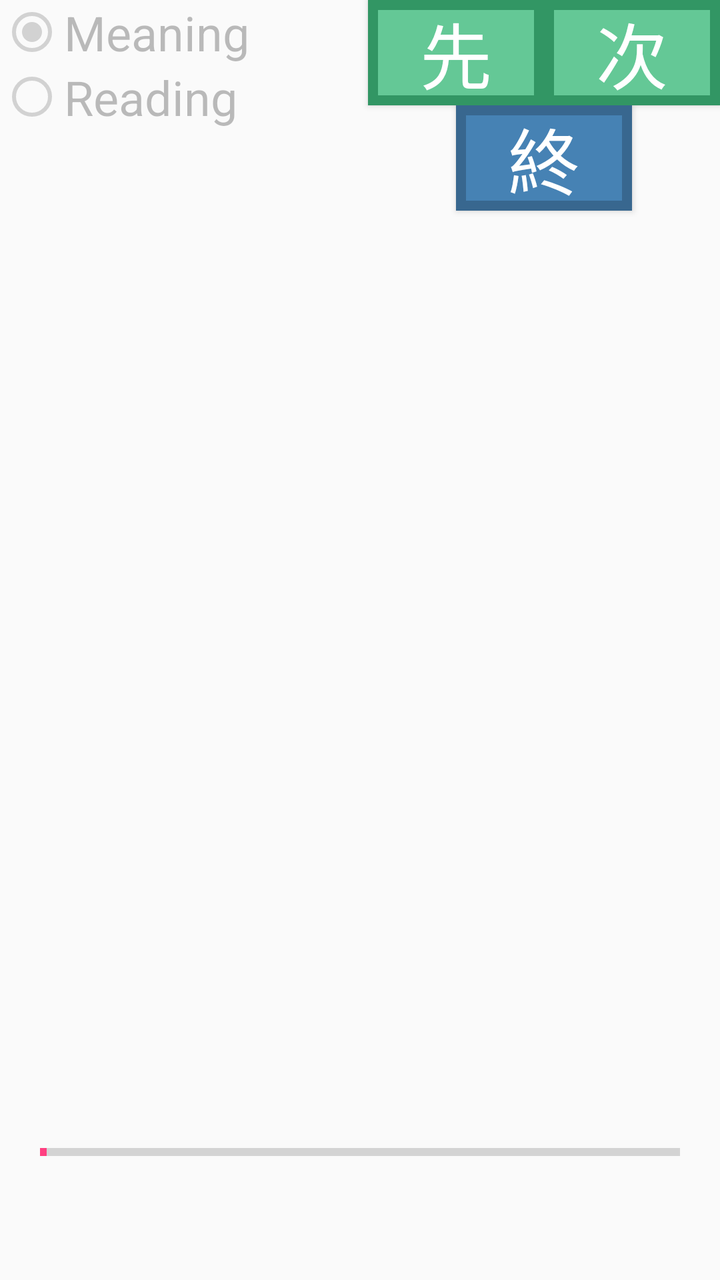
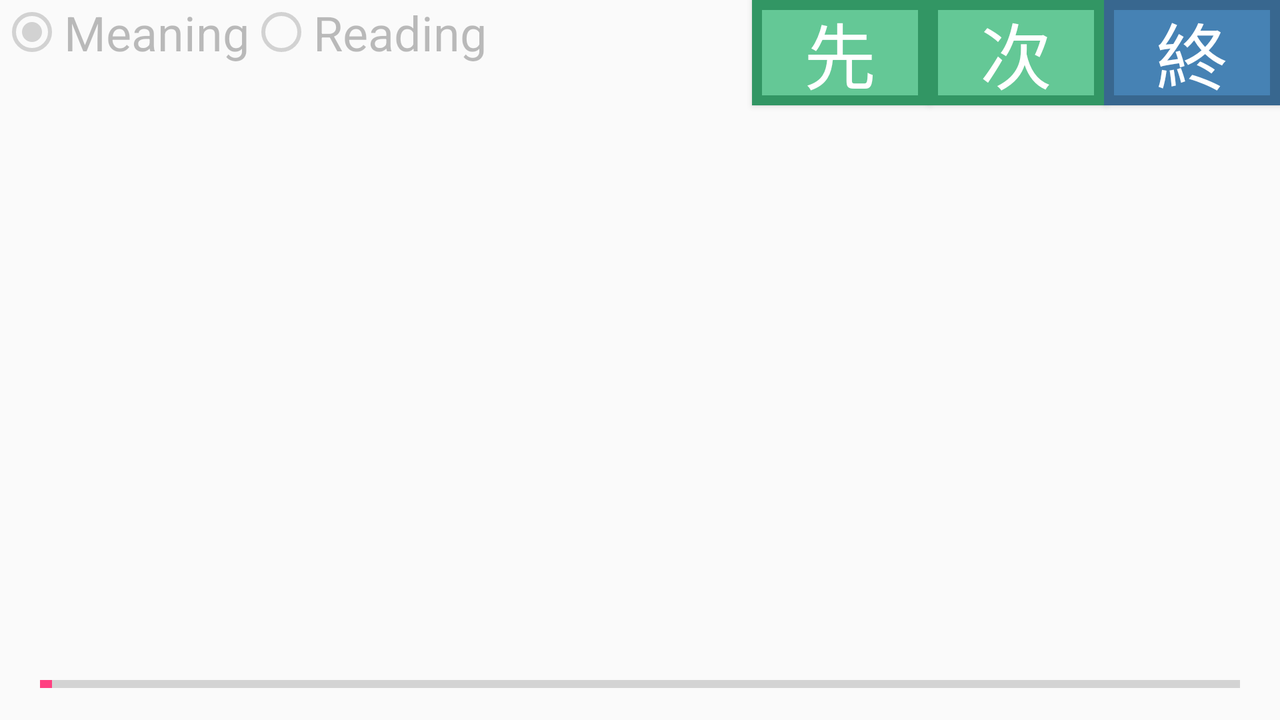

One screen, two layout resources from the same app: the default and the repository's alternative for another configuration. Each is rendered where Android would select it; the XML of both is given below.
<!-- AndroidManifest.xml: application theme AppTheme -->
<!-- res/layout/fragment_genki_shiken.xml -->
<?xml version="1.0" encoding="utf-8"?>
<android.support.constraint.ConstraintLayout
    xmlns:android="http://schemas.android.com/apk/res/android"
    xmlns:app="http://schemas.android.com/apk/res-auto"
    xmlns:tools="http://schemas.android.com/tools"
    android:layout_width="match_parent"
    android:layout_height="match_parent">

    <RadioGroup
        android:id="@+id/rg_lesson_focus"
        android:layout_width="wrap_content"
        android:layout_height="wrap_content"
        android:orientation="vertical"
        app:layout_constraintLeft_toLeftOf="parent"
        app:layout_constraintTop_toTopOf="parent">

        <RadioButton
            android:id="@+id/rb_meaning"
            android:layout_width="wrap_content"
            android:layout_height="wrap_content"
            android:checked="true"
            android:enabled="false"
            android:text="@string/question_meaning"
            android:textSize="24sp"/>

        <RadioButton
            android:id="@+id/rb_reading"
            android:layout_width="wrap_content"
            android:layout_height="wrap_content"
            android:enabled="false"
            android:text="@string/question_reading"
            android:textSize="24sp"/>
    </RadioGroup>

    <Button
        android:id="@+id/bt_prev"
        style="@style/button_text"
        android:layout_width="wrap_content"
        android:layout_height="wrap_content"
        android:background="@drawable/next_prev"
        android:text="@string/prev_button_label"
        app:layout_constraintRight_toLeftOf="@+id/bt_next"
        app:layout_constraintTop_toTopOf="parent"/>

    <Button
        android:id="@+id/bt_next"
        style="@style/button_text"
        android:layout_width="wrap_content"
        android:layout_height="wrap_content"
        android:background="@drawable/next_prev"
        android:text="@string/next_button_label"
        app:layout_constraintRight_toRightOf="parent"
        app:layout_constraintTop_toTopOf="parent"/>

    <Button
        android:id="@+id/bt_finish"
        style="@style/button_text"
        android:layout_width="wrap_content"
        android:layout_height="wrap_content"
        android:background="@drawable/finish"
        android:text="@string/finish_button_label"
        app:layout_constraintLeft_toLeftOf="@+id/bt_prev"
        app:layout_constraintRight_toRightOf="parent"
        app:layout_constraintTop_toBottomOf="@+id/bt_next"/>

    <android.support.constraint.Guideline
        android:id="@+id/guideline_top_third"
        android:layout_width="wrap_content"
        android:layout_height="wrap_content"
        android:orientation="horizontal"
        app:layout_constraintGuide_percent="0.33"
        tools:layout_editor_absoluteY="169dp"
        tools:layout_editor_absoluteX="0dp"/>

    <include
        layout="@layout/recycler_view"
        android:layout_width="0dp"
        android:layout_height="0dp"
        app:layout_constraintBottom_toTopOf="@+id/guideline_bottom_fifth"
        app:layout_constraintLeft_toLeftOf="parent"
        app:layout_constraintRight_toRightOf="parent"
        app:layout_constraintTop_toTopOf="@+id/guideline_top_third"/>

    <include
        layout="@layout/results_card"
        android:layout_width="0dp"
        android:layout_height="0dp"
        android:visibility="gone"
        app:layout_constraintBottom_toTopOf="@+id/guideline_bottom_fifth"
        app:layout_constraintLeft_toLeftOf="parent"
        app:layout_constraintRight_toRightOf="parent"
        app:layout_constraintTop_toTopOf="@+id/guideline_top_third"/>

    <android.support.constraint.Guideline
        android:id="@+id/guideline_bottom_fifth"
        android:layout_width="wrap_content"
        android:layout_height="wrap_content"
        android:orientation="horizontal"
        app:layout_constraintGuide_percent="0.8"
        tools:layout_editor_absoluteY="409dp"
        tools:layout_editor_absoluteX="0dp"/>

    <include
        layout="@layout/progress_bar"
        android:layout_width="0dp"
        android:layout_height="wrap_content"
        app:layout_constraintBottom_toBottomOf="parent"
        app:layout_constraintLeft_toLeftOf="parent"
        app:layout_constraintRight_toRightOf="parent"
        app:layout_constraintTop_toTopOf="@+id/guideline_bottom_fifth"/>

</android.support.constraint.ConstraintLayout>
<!-- res/layout/recycler_view.xml (included above) -->
<?xml version="1.0" encoding="utf-8"?>
<android.support.v7.widget.RecyclerView
    xmlns:android="http://schemas.android.com/apk/res/android"
    android:id="@+id/fragment_genkishiken_recycler_view"
    android:layout_width="match_parent"
    android:layout_height="match_parent"
    android:gravity="center"/>
<!-- res/layout/results_card.xml (included above) -->
<?xml version="1.0" encoding="utf-8"?>
<android.support.v7.widget.CardView
    xmlns:android="http://schemas.android.com/apk/res/android"
    xmlns:app="http://schemas.android.com/apk/res-auto"
    xmlns:tools="http://schemas.android.com/tools"
    android:id="@+id/cv_results"
    android:layout_width="match_parent"
    android:layout_height="match_parent"
    android:layout_margin="10dp"
    android:background="@drawable/card"
    android:clickable="true"
    android:elevation="@dimen/cardview_default_elevation"
    android:minHeight="100dp"
    android:minWidth="100dp"
    app:cardCornerRadius="20dp">

    <android.support.constraint.ConstraintLayout
        android:id="@+id/cl_question"
        android:layout_width="match_parent"
        android:layout_height="match_parent">

        <TextView
            android:id="@+id/tv_results"
            style="@style/question_text"
            android:layout_width="wrap_content"
            android:layout_height="wrap_content"
            android:gravity="center"
            app:layout_constraintBottom_toTopOf="@+id/bt_restart"
            app:layout_constraintLeft_toLeftOf="parent"
            app:layout_constraintRight_toRightOf="parent"
            app:layout_constraintTop_toTopOf="parent"
            app:layout_constraintVertical_chainStyle="packed"
            tools:text="100 out of 100"/>

        <Button
            android:id="@+id/bt_restart"
            android:layout_width="wrap_content"
            android:layout_height="wrap_content"
            android:text="@string/restart_button_label"
            android:textSize="32sp"
            app:layout_constraintBottom_toBottomOf="parent"
            app:layout_constraintLeft_toLeftOf="parent"
            app:layout_constraintRight_toRightOf="parent"
            app:layout_constraintTop_toBottomOf="@+id/tv_results"
            />

    </android.support.constraint.ConstraintLayout>
</android.support.v7.widget.CardView>
<!-- res/layout/progress_bar.xml (included above) -->
<?xml version="1.0" encoding="utf-8"?>
<ProgressBar
    xmlns:android="http://schemas.android.com/apk/res/android"
    xmlns:app="http://schemas.android.com/apk/res-auto"
    xmlns:tools="http://schemas.android.com/tools"
    android:id="@+id/pb_question_progress"
    style="?android:attr/progressBarStyleHorizontal"
    android:layout_width="match_parent"
    android:layout_height="wrap_content"
    android:indeterminate="false"
    android:padding="20dp"
    android:progress="1"
    />
<!-- resources referenced by this layout -->
<resources>
  <!-- drawable card (drawable) -->
  <?xml version="1.0" encoding="UTF-8"?>
  <shape xmlns:android="http://schemas.android.com/apk/res/android">
      <solid android:color="@color/slide_main"/>
      <stroke
          android:width="10dp"
          android:color="@color/slide_border"/>
  </shape>
  <!-- drawable finish (drawable) -->
  <?xml version="1.0" encoding="utf-8"?>
  <selector xmlns:android="http://schemas.android.com/apk/res/android">
  
      <item android:state_enabled="false">
          <shape>
              <solid android:color="@color/finish_bt_disabled"/>
              <stroke
                  android:width="5dp"
                  android:color="@color/finish_bt_border_disabled"/>
          </shape>
      </item>
  
      <item android:state_pressed="true">
          <shape>
              <solid android:color="@color/finish_bt_pressed"/>
              <stroke
                  android:width="5dp"
                  android:color="@color/finish_bt_border"/>
          </shape>
      </item>
  
      
      <item>
          <shape>
              <solid android:color="@color/finish_bt_main"/>
              <stroke
                  android:width="5dp"
                  android:color="@color/finish_bt_border"/>
          </shape>
      </item>
  </selector>
  <string name="finish_button_label">終</string>
  <string name="next_button_label">次</string>
  <string name="prev_button_label">先</string>
  <string name="question_meaning">Meaning</string>
  <string name="question_reading">Reading</string>
  <string name="restart_button_label">再</string>
  <style name="button_text" parent="AppTheme">
          <item name="android:textSize">36sp</item>
          <item name="android:textColor">@color/navigation_bt_text</item>
      </style>
  <style name="question_text" parent="AppTheme">
          <item name="android:textSize">72sp</item>
      </style>
  <style name="AppTheme" parent="Theme.AppCompat.Light.DarkActionBar">
          
          <item name="colorPrimary">@color/colorPrimary</item>
          <item name="colorPrimaryDark">@color/colorPrimaryDark</item>
          <item name="colorAccent">@color/colorAccent</item>
          <item name="preferenceTheme">@style/PreferenceThemeOverlay</item>
      </style>
  <color name="slide_main">#C85064</color>
  <color name="slide_border">#961E32</color>
  <color name="finish_bt_disabled">#4D4682B4</color>
  <color name="finish_bt_border_disabled">#4D38678F</color>
  <color name="finish_bt_pressed">@color/finish_bt_border</color>
  <color name="finish_bt_border">#38678F</color>
  <color name="finish_bt_main">#4682B4</color>
  <color name="next_and_prev_bt_disabled">#4D64C896</color>
  <color name="next_and_prev_bt_border_disabled">#4D329664</color>
  <color name="next_and_prev_bt_pressed">@color/next_and_prev_bt_border</color>
  <color name="next_and_prev_bt_border">#329664</color>
  <color name="next_and_prev_bt_main">#64C896</color>
  <color name="navigation_bt_text">@android:color/white</color>
  <color name="colorPrimary">#3F51B5</color>
  <color name="colorPrimaryDark">#303F9F</color>
  <color name="colorAccent">#FF4081</color>
</resources>
<!-- res/layout-land/fragment_genki_shiken.xml (the repository's variant of the layout above) -->
<!-- drawn on the phone turned sideways -->
<?xml version="1.0" encoding="utf-8"?>
<android.support.constraint.ConstraintLayout
    xmlns:android="http://schemas.android.com/apk/res/android"
    xmlns:app="http://schemas.android.com/apk/res-auto"
    xmlns:tools="http://schemas.android.com/tools"
    android:layout_width="match_parent"
    android:layout_height="match_parent">

    <RadioGroup
        android:id="@+id/rg_lesson_focus"
        android:layout_width="wrap_content"
        android:layout_height="wrap_content"
        android:orientation="horizontal"
        app:layout_constraintLeft_toLeftOf="parent"
        app:layout_constraintTop_toTopOf="parent">

        <RadioButton
            android:id="@+id/rb_meaning"
            android:layout_width="wrap_content"
            android:layout_height="wrap_content"
            android:checked="true"
            android:enabled="false"
            android:text="@string/question_meaning"
            android:textSize="24sp"/>

        <RadioButton
            android:id="@+id/rb_reading"
            android:layout_width="wrap_content"
            android:layout_height="wrap_content"
            android:enabled="false"
            android:text="@string/question_reading"
            android:textSize="24sp"/>
    </RadioGroup>

    <Button
        android:id="@+id/bt_prev"
        style="@style/button_text"
        android:layout_width="wrap_content"
        android:layout_height="wrap_content"
        android:background="@drawable/next_prev"
        android:text="@string/prev_button_label"
        app:layout_constraintRight_toLeftOf="@+id/bt_next"
        app:layout_constraintVertical_chainStyle="packed"
        tools:layout_editor_absoluteY="0dp"/>

    <Button
        android:id="@+id/bt_next"
        style="@style/button_text"
        android:layout_width="wrap_content"
        android:layout_height="wrap_content"
        android:background="@drawable/next_prev"
        android:text="@string/next_button_label"
        app:layout_constraintRight_toLeftOf="@+id/bt_finish"
        tools:layout_editor_absoluteY="0dp"/>

    <Button
        android:id="@+id/bt_finish"
        style="@style/button_text"
        android:layout_width="wrap_content"
        android:layout_height="wrap_content"
        android:background="@drawable/finish"
        android:text="@string/finish_button_label"
        app:layout_constraintRight_toRightOf="parent"
        tools:layout_editor_absoluteY="0dp"/>

    <android.support.constraint.Guideline
        android:id="@+id/guideline_top_fifth"
        android:layout_width="wrap_content"
        android:layout_height="wrap_content"
        android:orientation="horizontal"
        app:layout_constraintGuide_percent="0.2"
        tools:layout_editor_absoluteX="0dp"
        tools:layout_editor_absoluteY="78dp"/>

    <include
        layout="@layout/recycler_view"
        android:layout_width="0dp"
        android:layout_height="0dp"
        app:layout_constraintBottom_toTopOf="@+id/guideline_bottom_tenth"
        app:layout_constraintLeft_toLeftOf="parent"
        app:layout_constraintRight_toRightOf="parent"
        app:layout_constraintTop_toTopOf="@+id/guideline_top_fifth"/>

    <include
        layout="@layout/results_card"
        android:layout_width="0dp"
        android:layout_height="0dp"
        android:visibility="gone"
        app:layout_constraintBottom_toTopOf="@+id/guideline_bottom_tenth"
        app:layout_constraintLeft_toLeftOf="parent"
        app:layout_constraintRight_toRightOf="parent"
        app:layout_constraintTop_toTopOf="@+id/guideline_top_fifth"/>

    <android.support.constraint.Guideline
        android:id="@+id/guideline_bottom_tenth"
        android:layout_width="wrap_content"
        android:layout_height="wrap_content"
        android:orientation="horizontal"
        app:layout_constraintGuide_percent="0.9"
        tools:layout_editor_absoluteX="0dp"
        tools:layout_editor_absoluteY="234dp"/>

    <include
        layout="@layout/progress_bar"
        android:layout_width="0dp"
        android:layout_height="wrap_content"
        app:layout_constraintBottom_toBottomOf="parent"
        app:layout_constraintLeft_toLeftOf="parent"
        app:layout_constraintRight_toRightOf="parent"
        app:layout_constraintTop_toTopOf="@+id/guideline_bottom_tenth"/>

</android.support.constraint.ConstraintLayout>
